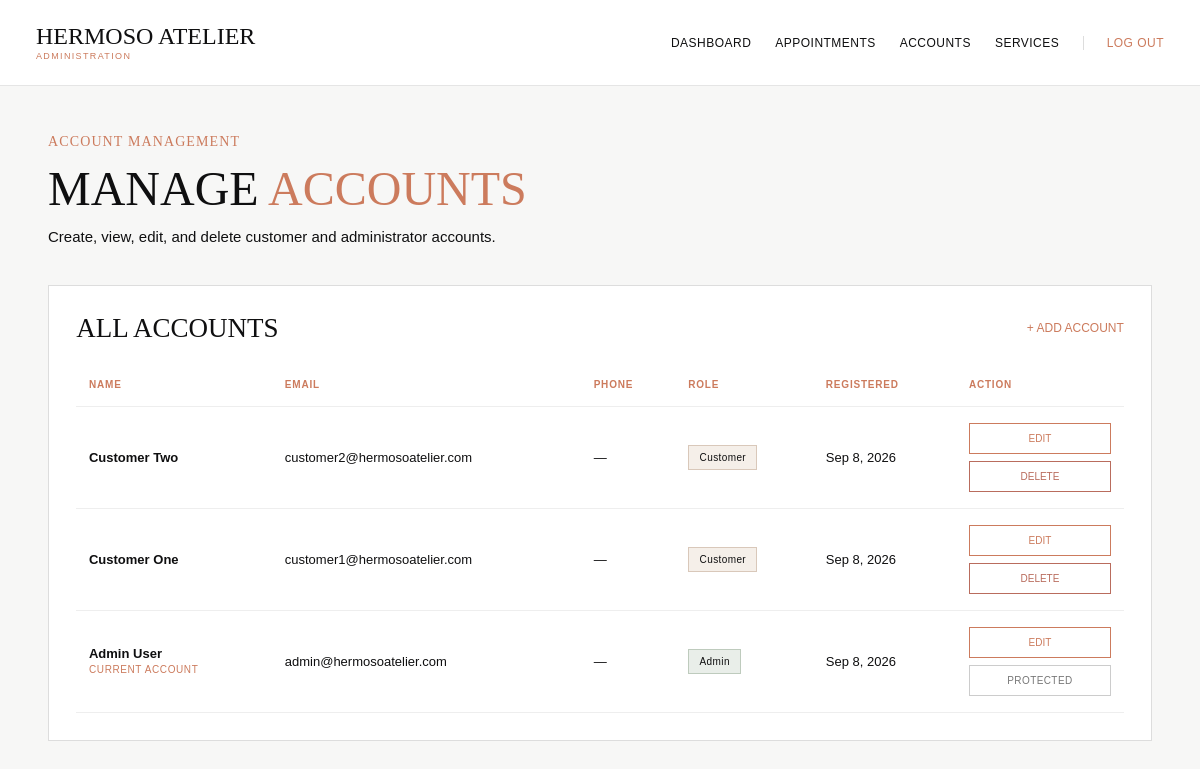
Page /admin/accounts.php (signed in) on the committed database.
### tables this page shows
CREATE TABLE users (
    id INT UNSIGNED AUTO_INCREMENT PRIMARY KEY,
    full_name VARCHAR(120) NOT NULL,
    email VARCHAR(190) NOT NULL UNIQUE,
    phone VARCHAR(30) NULL,
    password_hash VARCHAR(255) NOT NULL,
    role ENUM('customer', 'admin') NOT NULL DEFAULT 'customer',
    created_at TIMESTAMP NOT NULL DEFAULT CURRENT_TIMESTAMP
);

### admin/accounts.php (the view, shortened to what this page needs)
<?php
$pdo = getConnection();
$stmt = $pdo->query(
    "SELECT id, full_name, email, phone, role, created_at
     FROM users
     ORDER BY created_at DESC, id DESC"
);
$accounts = $stmt->fetchAll();
?>
<!DOCTYPE html>
<html lang="en">
<head>
<link rel="stylesheet" href="../assets/css/style.css">
<link rel="stylesheet" href="assets/admin.css">
</head>
<body class="admin-page">
<?php include 'header.php'; ?>
<main class="admin-main">
    <div class="admin-page-heading">
        <div>
            <div class="admin-kicker">ACCOUNT MANAGEMENT</div>
            <h1>MANAGE <span>ACCOUNTS</span></h1>
            <p>Create, view, edit, and delete customer and administrator accounts.</p>
        </div>
    </div>
    <section class="admin-panel">
        <div class="panel-heading">
            <h2>ALL ACCOUNTS</h2>
            <a href="account_create.php">+ ADD ACCOUNT</a>
        </div>
        <?php if (!$accounts): ?>
            <p class="empty-state">No accounts found.</p>
        <?php else: ?>
            <div class="admin-table-wrap">
                <table class="admin-table accounts-table">
                    <thead>
                        <tr>
                            <th>NAME</th>
                            <th>EMAIL</th>
                            <th>PHONE</th>
                            <th>ROLE</th>
                            <th>REGISTERED</th>
                            <th>ACTION</th>
                        </tr>
                    </thead>
                    <tbody>
                    <?php foreach ($accounts as $account): ?>
                        <tr>
                            <td>
                                <strong><?= htmlspecialchars($account['full_name'], ENT_QUOTES, 'UTF-8') ?></strong>
                                <?php if ((int)$account['id'] === (int)$_SESSION['user_id']): ?>
                                    <br><small class="current-account">CURRENT ACCOUNT</small>
                                <?php endif; ?>
                            </td>
                            <td><?= htmlspecialchars($account['email'], ENT_QUOTES, 'UTF-8') ?></td>
                            <td><?= $account['phone'] ? htmlspecialchars($account['phone'], ENT_QUOTES, 'UTF-8') : '—' ?></td>
                            <td>
                                <span class="status-badge <?= $account['role'] === 'admin' ? 'status-confirmed' : 'status-pending' ?>">
                                    <?= ucfirst(htmlspecialchars($account['role'], ENT_QUOTES, 'UTF-8')) ?>
                                </span>
                            </td>
                            <td><?= htmlspecialchars(date('M j, Y', strtotime($account['created_at'])), ENT_QUOTES, 'UTF-8') ?></td>
                            <td>
                                <div class="account-actions">
                                    <a href="account_edit.php?id=<?= (int)$account['id'] ?>" class="admin-outline-button">EDIT</a>
                                    <?php if ((int)$account['id'] !== (int)$_SESSION['user_id']): ?>
                                        <form method="POST" action="account_action.php" onsubmit="return confirm('Are you sure you want to delete this account? This will also delete its appointments.');">
                                            <button type="submit" class="admin-delete-button">DELETE</button>
                                        </form>
                                    <?php else: ?>
                                        <span class="account-protected">PROTECTED</span>
                                    <?php endif; ?>
                                </div>
                            </td>
                        </tr>
                    <?php endforeach; ?>
                    </tbody>
                </table>
            </div>
        <?php endif; ?>
    </section>
</main>
</body>
</html>

### assets/css/style.css (style rules this page uses)
:root { --ink: #0f0f10; --paper: #f7f7f6; --soft: #ececec; --accent: #cc7b5d; --accent-soft: #dec7b6; --line: #c8a990; --header-h: 15vh; --serif: "Californian FB", "Californian", "Baskerville", "Baskerville Old Face", Georgia, serif; --sans: Arial, Helvetica, sans-serif; }
* { box-sizing: border-box; }
html { scroll-behavior: smooth; }
body { margin: 0; color: var(--ink); background: #fff; font-family: var(--serif); }
a { color: inherit; text-decoration: none; }

### admin/assets/admin.css (style rules this page uses)
.admin-page,.admin-auth-page { margin:0;min-height:100vh;background:#f7f7f6;color:var(--ink);font-family:var(--serif) }
.admin-kicker { color:var(--accent);letter-spacing:.08em;font-size:14px;margin-bottom:1rem }
.admin-auth-card h1,.admin-page-heading h1 { margin:0;font-size:clamp(44px,4vw,78px);line-height:.95;font-weight:400 }
.admin-auth-card h1 span,.admin-page-heading h1 span { color:var(--accent) }
.admin-main { padding:6vh 4vw 8vh }
.admin-page-heading { display:flex;justify-content:space-between;align-items:flex-end;margin-bottom:2.5rem }
.admin-page-heading p { margin:1rem 0 0;font-family:var(--sans);font-size:15px }
.admin-panel { background:#fff;border:1px solid #ddd;padding:1.7rem }
.panel-heading { display:flex;justify-content:space-between;align-items:center;margin-bottom:1.2rem }
.panel-heading h2 { margin:0;font-size:27px;font-weight:400 }
.panel-heading a { color:var(--accent);font-family:var(--sans);font-size:12px }
.admin-table-wrap { overflow-x:auto }
.admin-table { width:100%;border-collapse:collapse;font-family:var(--sans);font-size:13px }
.admin-table th,.admin-table td { padding:1rem .8rem;text-align:left;vertical-align:top;border-bottom:1px solid #eee }
.admin-table th { color:var(--accent);font-size:10px;letter-spacing:.08em }
.admin-table small { color:#777 }
.status-badge { display:inline-block;padding:.38rem .65rem;font-size:10px;letter-spacing:.04em;border:1px solid #ccc;background:#f2f2f2 }
.status-pending { background:#f5efe9;border-color:#d9c8ba }
.status-confirmed { background:#e9eee9;border-color:#becbbd }
.admin-outline-button { width:100%;padding:.75rem;border:1px solid var(--accent);background:#fff;color:var(--accent);font-family:var(--sans);font-size:11px;cursor:pointer }
.admin-delete-button { width:100%;padding:.56rem .7rem;border:1px solid #b96c5d;background:#fff;color:#b96c5d;font-family:var(--sans);font-size:10px;cursor:pointer }
.accounts-table th,.accounts-table td { vertical-align:middle }
.account-actions { display:flex;flex-direction:column;gap:.45rem;min-width:90px }
.account-actions form { margin:0 }
.account-actions .admin-outline-button { display:block;width:100%;text-align:center;text-decoration:none;padding:.56rem .7rem;font-size:10px }
.account-protected { display:block;padding:.56rem .7rem;border:1px solid #ccc;color:#777;text-align:center;font-family:var(--sans);font-size:10px;letter-spacing:.04em }
.current-account { color:var(--accent)!important;font-size:10px;letter-spacing:.06em }

### rows in the picture
users: full_name "Customer Two", email "customer2@hermosoatelier.com", role "Customer", created_at "Sep 8, 2026"
users: full_name "Customer One", email "customer1@hermosoatelier.com", role "Customer", created_at "Sep 8, 2026"
users: full_name "Admin User", shows "CURRENT ACCOUNT", email "admin@hermosoatelier.com", role "Admin", created_at "Sep 8, 2026", shows "PROTECTED"
